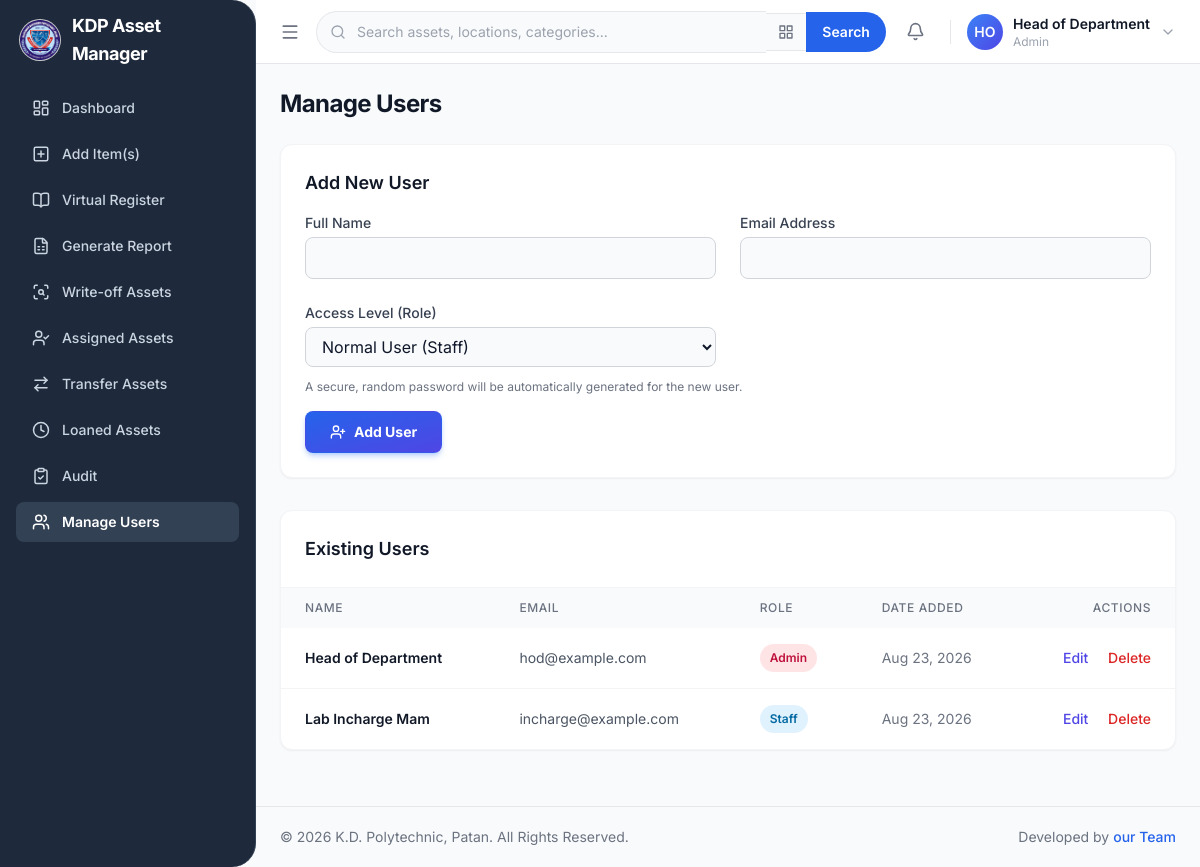
The page /manage-users.php (signed in) on the database its author committed.
### tables this page shows
CREATE TABLE users (
    id INT AUTO_INCREMENT PRIMARY KEY,
    full_name VARCHAR(100) NOT NULL,
    email VARCHAR(100) NOT NULL UNIQUE,
    password_hash VARCHAR(255) NOT NULL,
    role ENUM('admin', 'staff') DEFAULT 'staff',
    created_at TIMESTAMP DEFAULT CURRENT_TIMESTAMP
);

### manage-users.php (the view, shortened to what this page needs)
<?php
require 'db.php';
function getInitials($name) {
    $words = explode(' ', $name);
    $initials = '';
    foreach ($words as $word) {
        $initials .= strtoupper(substr($word, 0, 1));
    }
    return substr($initials, 0, 2);
}
$users = [];
$result = $conn->query("SELECT id, full_name, email, role, created_at FROM users ORDER BY created_at DESC");
if ($result) {
    $users = $result->fetch_all(MYSQLI_ASSOC);
}
$current_page = 'manage-users';
?>
<!DOCTYPE html>
<html lang="en">
<head>
<script src="https://cdn.tailwindcss.com"></script>
    <link rel="stylesheet" href="loader/loader.css" />
  <link rel="stylesheet" href="notifications.css" />
<body class="h-screen bg-slate-50 text-slate-900 antialiased">
<div class="h-screen flex overflow-hidden">
  <?php include 'sidebar.php'; ?>
  <div id="mainContent" class="flex-1 flex flex-col min-w-0 lg:ml-64 transition-all duration-300 ease-in-out h-screen overflow-hidden">
        <?php include 'topbar.php'; ?>
    <div class="flex-1 overflow-y-auto flex flex-col">
      <main class="flex-1 bg-slate-50 p-4 lg:p-6">
        <div class="max-w-4xl mx-auto">
          <h1 class="text-2xl font-bold text-gray-900 tracking-tight mb-6">Manage Users</h1>
          <div class="bg-white rounded-xl shadow-sm border border-gray-100 p-6 mb-8">
            <h2 class="text-lg font-semibold text-gray-900 mb-4">Add New User</h2>
            <form action="manage-users.php" method="POST" class="grid grid-cols-1 md:grid-cols-2 gap-6">
              <div>
                <label for="full_name" class="block text-sm font-medium text-gray-700 mb-1">Full Name</label>
                <input type="text" name="full_name" id="full_name" required class="w-full px-3 py-2 bg-gray-50 border border-gray-300 rounded-lg focus:outline-none focus:ring-2 focus:ring-blue-500/50 focus:border-blue-500 transition">
              </div>
              <div>
                <label for="email" class="block text-sm font-medium text-gray-700 mb-1">Email Address</label>
                <input type="email" name="email" id="email" required class="w-full px-3 py-2 bg-gray-50 border border-gray-300 rounded-lg focus:outline-none focus:ring-2 focus:ring-blue-500/50 focus:border-blue-500 transition">
              </div>
              <div>
                <label for="role" class="block text-sm font-medium text-gray-700 mb-1">Access Level (Role)</label>
                <select name="role" id="role" required class="w-full px-3 py-2 bg-gray-50 border border-gray-300 rounded-lg focus:outline-none focus:ring-2 focus:ring-blue-500/50 focus:border-blue-500 transition">
                  <option value="staff">Normal User (Staff)</option>
                </select>
              </div>
              <div class="md:col-span-2">
                  <p class="text-xs text-gray-500 -mt-3 mb-4">
                      A secure, random password will be automatically generated for the new user.
                  </p>
                <button type="submit" class="w-full sm:w-auto inline-flex justify-center items-center gap-2 px-6 py-2.5 border border-transparent text-sm font-bold rounded-lg text-white bg-gradient-to-br from-blue-600 to-indigo-600 hover:from-blue-700 hover:to-indigo-600 transition-all shadow-md shadow-blue-500/30 hover:shadow-lg hover:shadow-blue-500/40">
                  <i data-lucide="user-plus" style="width:16px;height:16px"></i>
                  Add User
                </button>
              </div>
            </form>
          </div>
          <div class="bg-white rounded-xl shadow-sm border border-gray-100">
            <div class="p-5 lg:p-6 border-b border-gray-100">
              <h2 class="text-lg font-semibold text-gray-900">Existing Users</h2>
            </div>
            <div class="overflow-x-auto">
              <table class="w-full text-sm min-w-[640px]">
                <thead class="bg-gray-50">
                  <tr class="text-left text-xs text-gray-500 uppercase tracking-wider">
                    <th class="px-6 py-3 font-medium">Name</th>
                    <th class="px-6 py-3 font-medium">Email</th>
                    <th class="px-6 py-3 font-medium">Role</th>
                    <th class="px-6 py-3 font-medium">Date Added</th>
                    <th class="px-6 py-3 font-medium text-right">Actions</th>
                  </tr>
                </thead>
                <tbody class="divide-y divide-gray-100">
                  <?php foreach ($users as $user): ?>
                  <tr>
                    <td class="px-6 py-4 whitespace-nowrap font-semibold text-gray-900"><?php echo htmlspecialchars($user['full_name']); ?></td>
                    <td class="px-6 py-4 whitespace-nowrap text-gray-600"><?php echo htmlspecialchars($user['email']); ?></td>
                    <td class="px-6 py-4 whitespace-nowrap">
                      <span class="px-2.5 py-1 inline-flex text-xs leading-5 font-semibold rounded-full <?php echo $user['role'] === 'admin' ? 'bg-rose-100 text-rose-700' : 'bg-sky-100 text-sky-700'; ?>">
                        <?php echo ucfirst(htmlspecialchars($user['role'])); ?>
                      </span>
                    </td>
                    <td class="px-6 py-4 whitespace-nowrap text-gray-500"><?php echo date('M d, Y', strtotime($user['created_at'])); ?></td>
                    <td class="px-6 py-4 whitespace-nowrap text-right text-sm font-medium">
                      <a href="edit_user.php?id=<?php echo $user['id']; ?>" class="text-indigo-600 hover:underline">Edit</a>
                      <?php if ($user['id'] !== $_SESSION['user_id']):  ?>
                        <a href="manage-users.php?action=delete_user&id=<?php echo $user['id']; ?>"
                           class="text-red-600 hover:text-red-900 ml-4"
                           onclick="return confirm('Are you sure you want to permanently delete this user? This action cannot be undone.');">Delete</a>
                      <?php endif; ?>
                    </td>
                  </tr>
                  <?php endforeach; ?>
                </tbody>
              </table>
            </div>
          </div>
        </div>
      </main>
      <?php include 'footer.php'; ?>
    </div>
  </div>
</div>
</html>

### sidebar.php (shortened to what this page needs)
<?php
$current_page = $current_page ?? '';
?>
<aside id="sidebar" class="w-64 flex flex-col fixed inset-y-0 left-0 z-40 transition-transform duration-300 ease-in-out border-r border-slate-700 rounded-tr-3xl rounded-br-3xl -translate-x-full lg:translate-x-0" style="background-color: #1e293b;">
    <a href="dashboard.php" class="h-20 flex items-center gap-3 px-5 shrink-0">
        <img src="kdp_logo.jpeg" alt="College Logo" class="h-10 w-10 rounded-full object-cover ring-1 ring-white/75">
        <span class="font-bold text-lg tracking-tight text-white">KDP Asset Manager</span>
    </a>
    <nav class="flex-1 overflow-y-auto px-4 py-2 space-y-1.5">
        <a href="dashboard.php?view=dashboard" class="flex items-center gap-3 px-4 py-2.5 rounded-lg text-sm font-medium transition-colors <?php echo ($current_page === 'dashboard') ? 'bg-slate-700 text-white font-semibold' : 'text-slate-300 hover:bg-slate-700 hover:text-white'; ?>">
            <i data-lucide="layout-dashboard" style="width:18px;height:18px"></i>
            Dashboard
        </a>
        <?php if (isset($_SESSION['role']) && $_SESSION['role'] === 'admin'): ?>
            <a href="dashboard.php?view=add-asset" class="flex items-center gap-3 px-4 py-2.5 rounded-lg text-sm font-medium transition-colors <?php echo ($current_page === 'add-asset') ? 'bg-slate-700 text-white font-semibold' : 'text-slate-300 hover:bg-slate-700 hover:text-white'; ?>">
                <i data-lucide="plus-square" style="width:18px;height:18px"></i>
                Add Item(s)
            </a>
            <a href="dashboard.php?view=register" class="flex items-center gap-3 px-4 py-2.5 rounded-lg text-sm font-medium transition-colors <?php echo ($current_page === 'register') ? 'bg-slate-700 text-white font-semibold' : 'text-slate-300 hover:bg-slate-700 hover:text-white'; ?>">
                <i data-lucide="book-open" style="width:18px;height:18px"></i>
                Virtual Register
            </a>
            <a href="dashboard.php?view=generate-report" class="flex items-center gap-3 px-4 py-2.5 rounded-lg text-sm font-medium transition-colors <?php echo ($current_page === 'generate-report') ? 'bg-slate-700 text-white font-semibold' : 'text-slate-300 hover:bg-slate-700 hover:text-white'; ?>">
                <i data-lucide="file-spreadsheet" style="width:18px;height:18px"></i>
                Generate Report
            </a>
            <a href="dashboard.php?view=write-off-assets" class="flex items-center gap-3 px-4 py-2.5 rounded-lg text-sm font-medium transition-colors <?php echo ($current_page === 'write-off-assets') ? 'bg-slate-700 text-white font-semibold' : 'text-slate-300 hover:bg-slate-700 hover:text-white'; ?>">
                <i data-lucide="scan-search" style="width:18px;height:18px"></i>
                Write-off Assets
            </a>
            <a href="assigned-assets.php" class="flex items-center justify-between gap-3 px-4 py-2.5 rounded-lg text-sm font-medium transition-colors <?php echo ($current_page === 'assigned-assets') ? 'bg-slate-700 text-white font-semibold' : 'text-slate-300 hover:bg-slate-700 hover:text-white'; ?>">
                <span class="flex items-center gap-3 min-w-0">
                <i data-lucide="user-check" style="width:18px;height:18px"></i>
                Assigned Assets
                </span>
            </a>
            <a href="dashboard.php?view=transfer-assets" class="flex items-center gap-3 px-4 py-2.5 rounded-lg text-sm font-medium transition-colors <?php echo ($current_page === 'transfer-assets') ? 'bg-slate-700 text-white font-semibold' : 'text-slate-300 hover:bg-slate-700 hover:text-white'; ?>">
                <i data-lucide="arrow-right-left" style="width:18px;height:18px"></i>
                Transfer Assets
            </a>
            <a href="dashboard.php?view=loaned-assets" class="flex items-center gap-3 px-4 py-2.5 rounded-lg text-sm font-medium transition-colors <?php echo ($current_page === 'loaned-assets') ? 'bg-slate-700 text-white font-semibold' : 'text-slate-300 hover:bg-slate-700 hover:text-white'; ?>">
                <i data-lucide="clock" style="width:18px;height:18px"></i>
                Loaned Assets
            </a>
        <?php endif; ?>
        <a href="dashboard.php?view=audit" class="flex items-center justify-between gap-3 px-4 py-2.5 rounded-lg text-sm font-medium transition-colors <?php echo ($current_page === 'audit') ? 'bg-slate-700 text-white font-semibold' : 'text-slate-300 hover:bg-slate-700 hover:text-white'; ?>">
            <span class="flex items-center gap-3">
                <i data-lucide="clipboard-check" style="width:18px;height:18px"></i>
                Audit
            </span>
        </a>
        <?php if (isset($_SESSION['role']) && $_SESSION['role'] === 'admin'): ?>
            <a href="manage-users.php" class="flex items-center gap-3 px-4 py-2.5 rounded-lg text-sm font-medium transition-colors <?php echo ($current_page === 'manage-users') ? 'bg-slate-700 text-white font-semibold' : 'text-slate-300 hover:bg-slate-700 hover:text-white'; ?>">
                <i data-lucide="users" style="width:18px;height:18px"></i>
                Manage Users
            </a>
        <?php endif; ?>
    </nav>
</aside>

### topbar.php (shortened to what this page needs)
<header class="h-16 border-b border-gray-200 bg-white flex items-center justify-between px-4 lg:px-6 gap-3 shrink-0 sticky top-0 z-20">
    <div class="flex items-center gap-2 flex-1 min-w-0">
        <button id="menuBtn" class="p-2 -ml-2 rounded-lg hover:bg-gray-100 text-gray-500 shrink-0" aria-label="Toggle sidebar">
            <i data-lucide="menu" style="width:20px;height:20px"></i>
        </button>
        <div id="search-container" class="relative w-full flex items-center">
            <div class="absolute left-3.5 top-1/2 -translate-y-1/2 pointer-events-none">
            </div>
            <input type="text" id="searchInput"
                   placeholder="Search assets, locations, categories..."
                   class="w-full pl-10 pr-4 py-2.5 bg-gray-50 border border-r-0 border-gray-200 rounded-l-full text-sm text-gray-700 placeholder-gray-400 focus:outline-none focus:ring-2 focus:ring-blue-500/20 focus:border-blue-300 transition"
                   autocomplete="off" />
            <button id="qrScanBtn" title="Scan QR Code"
                    class="px-3 py-2.5 bg-gray-50 border border-x-0 border-gray-200 text-gray-500 hover:bg-blue-50 hover:text-blue-600 transition-colors"
                    onclick="openQrScanner()">
            </button>
            <button id="searchButton" class="px-4 py-2.5 bg-blue-600 text-white rounded-r-full hover:bg-blue-700 transition-colors text-sm font-semibold shrink-0">
                Search
            </button>
        </div>
    </div>
    <div class="flex items-center gap-3 sm:gap-4 shrink-0">
        <div id="notification-wrapper" class="notification-wrapper">
            <button type="button" class="notification-bell" aria-label="Notifications">
                <i data-lucide="bell" style="width:19px;height:19px"></i>
            </button>
        </div>
        <div class="relative">
            <button id="userMenuBtn" class="flex items-center gap-2.5 group">
                <div class="w-9 h-9 rounded-full bg-gradient-to-br from-blue-500 to-indigo-600 flex items-center justify-center text-white text-sm font-semibold shrink-0">
                    <?php echo getInitials($_SESSION['user_name']); ?>
                </div>
                <div class="hidden sm:block text-left leading-tight">
                    <p class="text-sm font-semibold text-gray-900"><?php echo htmlspecialchars($_SESSION['user_name']); ?></p>
                    <p class="text-xs text-gray-400"><?php echo htmlspecialchars(ucfirst($_SESSION['role'])); ?></p>
                </div>
                <i data-lucide="chevron-down" class="hidden sm:block text-gray-400 group-hover:text-gray-600 transition-colors" style="width:16px;height:16px"></i>
            </button>
        </div>
    </div>
</header>

### footer.php
<footer class="px-4 lg:px-6 py-5 border-t border-gray-200 bg-gray-50 text-sm text-gray-500 mt-8 flex-shrink-0">
    <div class="max-w-7xl mx-auto flex flex-col sm:flex-row justify-between items-center gap-2 text-center sm:text-left">
        <span>&copy; <?php echo date('Y'); ?> K.D. Polytechnic, Patan. All Rights Reserved.</span>
        <span>Developed by <a href="https://github.com/Ansh-vyas-coder/kd-polytechnic-asset-manager.git" class="font-medium text-blue-600 hover:text-blue-800 transition-colors">our Team</a></span>
    </div>
</footer>

### notifications.css (style rules this page uses)
.notification-wrapper { position: relative; }
.notification-bell { border: 0; background: transparent; cursor: pointer; color: #6b7280; display: inline-flex; align-items: center; justify-content: center; width: 36px; height: 36px; border-radius: 8px; position: relative; transition: background-color 0.15s, color 0.15s; }

### manage-users.php (style rules this page uses)
html, body { font-family: 'Inter', sans-serif; }

### rows shown on the page
users: full_name "Head of Department", email "hod@example.com", role "Admin", created_at "Aug 23, 2026"
users: full_name "Lab Incharge Mam", email "incharge@example.com", role "Staff", created_at "Aug 23, 2026"

### other values the page prints
getInitials($_SESSION['user_name']) "HO"
$_SESSION['user_name'] "Head of Department"
$_SESSION['role'] "Admin"
